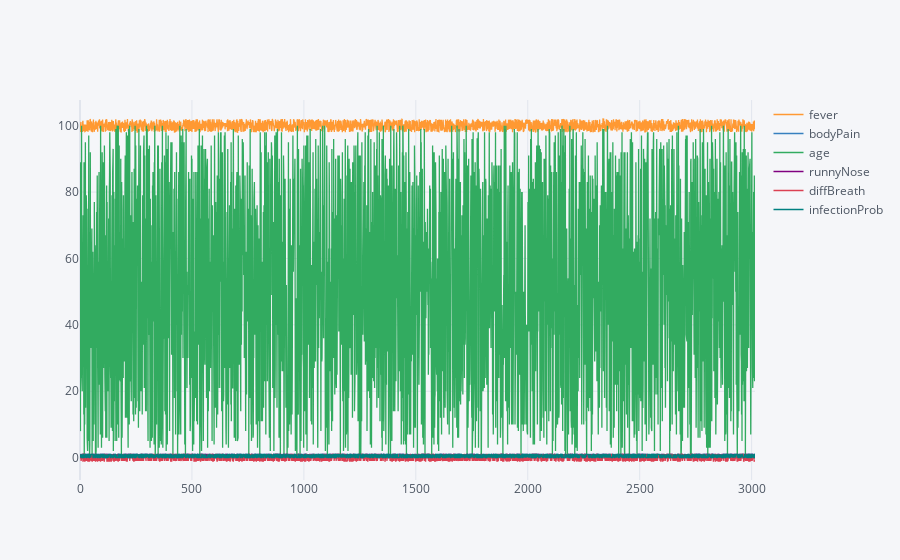

Here is the notebook cell this chart was saved with:
### Markdown cell above
# Representation of whole Dataset in One Plot

### Code cell
df.iplot()

### Figure 1 — Plotly figure (JSON) as saved in the notebook; plotly's stock layout.template omitted (floating-point values rounded to 4 significant figures; data arrays with more than 128 entries replaced by an {"elided": "..."} marker saying what was removed)
{"data": [{"line": {"color": "rgba(255, 153, 51, 1.0)", "dash": "solid", "shape": "linear", "width": 1.3}, "mode": "lines", "name": "fever", "text": "", "type": "scatter", "x": {"elided": "3016 int values"}, "y": {"elided": "3016 float values"}}, {"line": {"color": "rgba(55, 128, 191, 1.0)", "dash": "solid", "shape": "linear", "width": 1.3}, "mode": "lines", "name": "bodyPain", "text": "", "type": "scatter", "x": {"elided": "3016 int values"}, "y": {"elided": "3016 int values"}}, {"line": {"color": "rgba(50, 171, 96, 1.0)", "dash": "solid", "shape": "linear", "width": 1.3}, "mode": "lines", "name": "age", "text": "", "type": "scatter", "x": {"elided": "3016 int values"}, "y": {"elided": "3016 int values"}}, {"line": {"color": "rgba(128, 0, 128, 1.0)", "dash": "solid", "shape": "linear", "width": 1.3}, "mode": "lines", "name": "runnyNose", "text": "", "type": "scatter", "x": {"elided": "3016 int values"}, "y": {"elided": "3016 int values"}}, {"line": {"color": "rgba(219, 64, 82, 1.0)", "dash": "solid", "shape": "linear", "width": 1.3}, "mode": "lines", "name": "diffBreath", "text": "", "type": "scatter", "x": {"elided": "3016 int values"}, "y": {"elided": "3016 int values"}}, {"line": {"color": "rgba(0, 128, 128, 1.0)", "dash": "solid", "shape": "linear", "width": 1.3}, "mode": "lines", "name": "infectionProb", "text": "", "type": "scatter", "x": {"elided": "3016 int values"}, "y": {"elided": "3016 int values"}}], "layout": {"legend": {"bgcolor": "#F5F6F9", "font": {"color": "#4D5663"}}, "paper_bgcolor": "#F5F6F9", "plot_bgcolor": "#F5F6F9", "title": {"font": {"color": "#4D5663"}}, "xaxis": {"gridcolor": "#E1E5ED", "showgrid": true, "tickfont": {"color": "#4D5663"}, "title": {"font": {"color": "#4D5663"}, "text": ""}, "zerolinecolor": "#E1E5ED"}, "yaxis": {"gridcolor": "#E1E5ED", "showgrid": true, "tickfont": {"color": "#4D5663"}, "title": {"font": {"color": "#4D5663"}, "text": ""}, "zerolinecolor": "#E1E5ED"}}}
